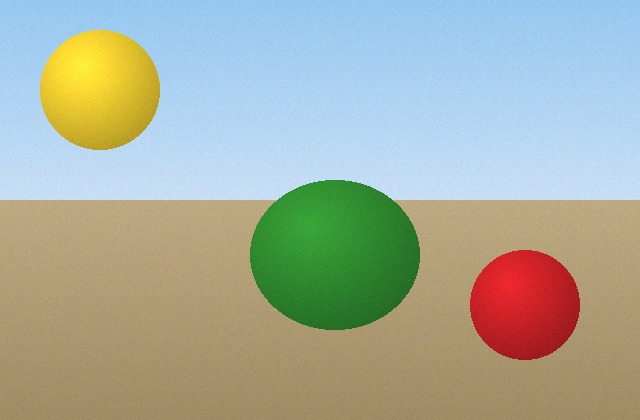
//> input picture bab11/gambar/taman.jpg, 640 x 420 px
$ ./warna_dominan   (built with g++ and OpenCV 4)
//> lines starting //> are read from the running program, lines starting //| are printed output that depends on the picture
// warna_dominan.cpp - lima warna paling banyak dalam gambar
#include <algorithm>
#include <iostream>
#include <map>
#include <utility>
#include <vector>
#include <opencv2/opencv.hpp>

int main() {
    cv::Mat gambar = cv::imread("gambar/taman.jpg");
//> gambar is the input picture: 420 rows x 640 cols, CV_8UC3; mean B, G, R 157.7, 174.1, 167.5
    if (gambar.empty()) {
        std::cout << "Gambar tidak ditemukan!\n";
        return 1;
    }

    // 1. Sederhanakan warna (kelipatan 32), lalu hitung dengan map
    std::map<int, int> hitung;
    for (int y = 0; y < gambar.rows; y++) {
        const cv::Vec3b* baris = gambar.ptr<cv::Vec3b>(y);
        for (int x = 0; x < gambar.cols; x++) {
            int b = baris[x][0] / 32 * 32 + 16;
            int g = baris[x][1] / 32 * 32 + 16;
            int r = baris[x][2] / 32 * 32 + 16;
            hitung[r * 65536 + g * 256 + b]++;
        }
    }
//> after the loop, hitung = 83 items

    // 2. Pindahkan ke vector agar bisa diurutkan
    std::vector<std::pair<int, int>> daftar(hitung.begin(),
                                            hitung.end());
//> daftar = 83 pairs, first 12: [1077264, 23], [1077296, 40], [3166224, 7], [3166256, 18], [3174416, 21], [3174448, 6483], [3174480, 35], [3182640, 12574], [3182672, 52], [3190832, 598], [5263408, 13], [5271600, 110]
    std::sort(daftar.begin(), daftar.end(),
              [](const std::pair<int, int>& a,
                 const std::pair<int, int>& b) {
                  return a.second > b.second;
              });
//> daftar = 83 pairs, first 12: [11571312, 74043], [11587824, 70500], [11579504, 26678], [9490672, 24617], [13684976, 17437], [3182640, 12574], [11579536, 6606], [3174448, 6483], [15781936, 5106], [13676592, 3827], [9474160, 3796], [13643824, 3670]

    // 3. Tampilkan dan gambar lima warna teratas
    int jumlahTampil = 5;
    if (daftar.size() < 5) {
        jumlahTampil = daftar.size();
    }
    cv::Mat palet(80, 100 * jumlahTampil, CV_8UC3,
                  cv::Scalar(255, 255, 255));
    for (int i = 0; i < jumlahTampil; i++) {
        int kode = daftar[i].first;
        int r = kode / 65536, g = kode / 256 % 256, b = kode % 256;
        double persen = daftar[i].second * 100.0 / gambar.total();
        std::cout << i + 1 << ". RGB(" << r << ", " << g << ", " << b
                  << ") " << persen << " %\n";
        cv::rectangle(palet, cv::Rect(i * 100 + 5, 5, 90, 70),
                      cv::Scalar(b, g, r), -1);
    }
//> this loop made 5 passes
//> (kode, r, g, b, persen) on passes 1 to 5: (11571312, 176, 144, 112, 27.55), (11587824, 176, 208, 240, 26.23), (11579504, 176, 176, 112, 9.92), (9490672, 144, 208, 240, 9.16), (13684976, 208, 208, 240, 6.49)
//| 1. RGB(176, 144, 112) 27.5458 %
//| 2. RGB(176, 208, 240) 26.2277 %
//| 3. RGB(176, 176, 112) 9.92485 %
//| 4. RGB(144, 208, 240) 9.15811 %
//| 5. RGB(208, 208, 240) 6.48698 %
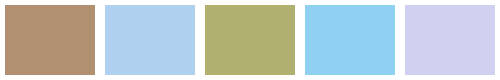
//> palet: 80 rows x 500 cols, CV_8UC3; mean B, G, R 202.9, 202.9, 192.8
    std::cout << "Jumlah kelompok warna: " << hitung.size() << "\n";
//| Jumlah kelompok warna: 83
    cv::imshow("Warna dominan", palet);
    cv::waitKey(0);
    return 0;
}

$ run again, with bab11/gambar/buah.png saved as bab11/gambar/taman.jpg
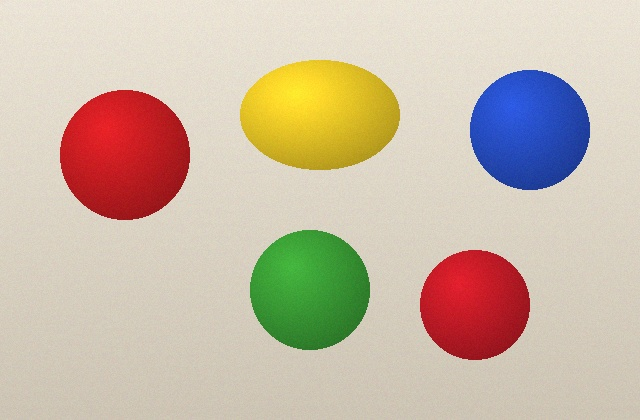
//> input picture bab11/gambar/buah.png, 640 x 420 px
//> gambar is the input picture: 420 rows x 640 cols, CV_8UC3; mean B, G, R 167.6, 186.2, 202.2
//> after the loop `for (int y = 0; y < gambar.rows; y++)`: hitung = 91 items
//> `std::vector<std::pair<int, int>> daftar(hitung.begin(), hitung.end());`: daftar = 91 pairs, first 12: [1060976, 1], [1061008, 545], [1061040, 222], [1069200, 94], [1069232, 496], [1069264, 8], [3158096, 1], [3158128, 100], [3158160, 247], [3158192, 120], [3166320, 39], [3166352, 291]
//> `std::sort(daftar.begin(), daftar.end(), [](const std::pair<int, int>& ..`: daftar = 91 pairs, first 12: [13684912, 80651], [13684944, 54255], [15782096, 39538], [15790288, 32964], [13635632, 6689], [3182640, 6605], [15781936, 6022], [11538480, 5113], [11538448, 4717], [3166384, 4497], [3166416, 4451], [13676592, 4257]
//> the loop `for (int i = 0; i < jumlahTampil; i++)` made 5 passes
//> (kode, r, g, b, persen) on passes 1 to 5: (13684912, 208, 208, 176, 30), (13684944, 208, 208, 208, 20.18), (15782096, 240, 208, 208, 14.71), (15790288, 240, 240, 208, 12.26), (13635632, 208, 16, 48, 2.49)
//> (printed output is left out)
//> after the loop `for (int i = 0; i < jumlahTampil; i++)`:
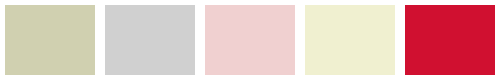
//> palet: 80 rows x 500 cols, CV_8UC3; mean B, G, R 187.7, 192.8, 228.1
//| Jumlah kelompok warna: 91

$ run again, with bab11/gambar/mainan.png saved as bab11/gambar/taman.jpg
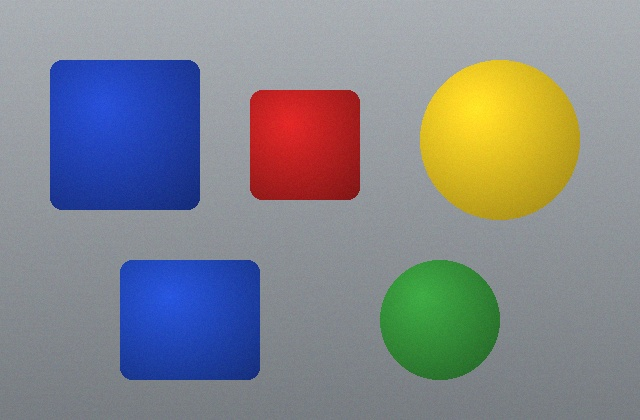
//> input picture bab11/gambar/mainan.png, 640 x 420 px
//> gambar is the input picture: 420 rows x 640 cols, CV_8UC3; mean B, G, R 138.3, 134, 131
//> after the loop `for (int y = 0; y < gambar.rows; y++)`: hitung = 99 items
//> `std::vector<std::pair<int, int>> daftar(hitung.begin(), hitung.end());`: daftar = 99 pairs, first 12: [1052752, 1], [1060944, 2], [1060976, 355], [1061008, 9461], [1061040, 5000], [1069200, 39], [1069232, 3845], [1069264, 285], [1077296, 1], [3158096, 2], [3158128, 190], [3158160, 632]
//> `std::sort(daftar.begin(), daftar.end(), [](const std::pair<int, int>& ..`: daftar = 99 pairs, first 12: [9474192, 79615], [11579568, 46589], [7377040, 19797], [7368848, 14778], [9482416, 11365], [9474224, 10297], [1061008, 9461], [3166416, 9084], [3166384, 8860], [15781936, 7315], [3182640, 6744], [1061040, 5000]
//> the loop `for (int i = 0; i < jumlahTampil; i++)` made 5 passes
//> (kode, r, g, b, persen) on passes 1 to 5: (9474192, 144, 144, 144, 29.62), (11579568, 176, 176, 176, 17.33), (7377040, 112, 144, 144, 7.36), (7368848, 112, 112, 144, 5.5), (9482416, 144, 176, 176, 4.23)
//> (printed output is left out)
//> after the loop `for (int i = 0; i < jumlahTampil; i++)`:
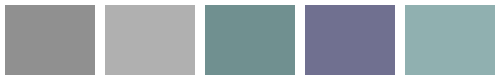
//> palet: 80 rows x 500 cols, CV_8UC3; mean B, G, R 177.7, 172.6, 162.5
//| Jumlah kelompok warna: 99
